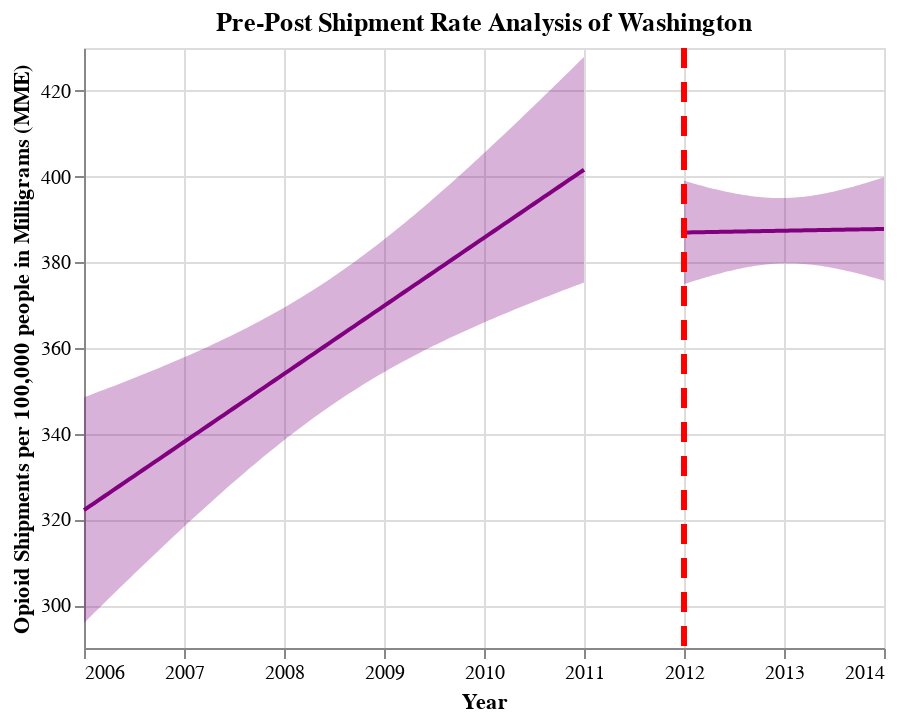

Source (notebook cell):
### Code cell
## Generate Pre-Post Graphs for WA
fit, reg_chart_pre_WA = get_reg_fit_WA(
    ship_data_WA_subset_grouped_pre, 
    yvar="MME_Rate", 
    xvar="YEAR", 
    alpha=0.05
)

fit, reg_chart_post_WA = get_reg_fit_WA(
    ship_data_WA_subset_grouped_post, 
    yvar="MME_Rate", 
    xvar="YEAR", 
    alpha=0.05
)

## Create line post-policy implementation
line_2012 = alt.Chart(pd.DataFrame({'x': [2012]})).mark_rule(strokeDash=[10, 7], color = "red", strokeWidth=3).encode(x='x')

## Generate final pre-post graph for WA
pre_post_WA = reg_chart_pre_WA + reg_chart_post_WA + line_2012
pre_post_WA.properties(title="Pre-Post Shipment Rate Analysis of Washington")

### Figure 1 — Vega-Lite specification as saved in the notebook (floating-point values rounded to 4 significant figures)
{"config": {"view": {"continuousWidth": 400, "continuousHeight": 300}}, "layer": [{"mark": {"type": "errorband", "color": "purple"}, "encoding": {"x": {"field": "YEAR", "type": "quantitative"}, "y": {"field": "ci_low", "title": "", "type": "quantitative"}, "y2": {"field": "ci_high"}}}, {"mark": {"type": "line", "color": "purple"}, "encoding": {"x": {"axis": {"format": "T", "title": "Year"}, "field": "YEAR", "scale": {"zero": false}, "type": "quantitative"}, "y": {"field": "MME_Rate", "scale": {"zero": false}, "title": "Opioid Shipments per 100,000 people in Milligrams (MME)", "type": "quantitative"}}}, {"layer": [{"mark": {"type": "errorband", "color": "purple"}, "encoding": {"x": {"field": "YEAR", "type": "quantitative"}, "y": {"field": "ci_low", "title": "", "type": "quantitative"}, "y2": {"field": "ci_high"}}}, {"mark": {"type": "line", "color": "purple"}, "encoding": {"x": {"axis": {"format": "T", "title": "Year"}, "field": "YEAR", "scale": {"zero": false}, "type": "quantitative"}, "y": {"field": "MME_Rate", "scale": {"zero": false}, "title": "Opioid Shipments per 100,000 people in Milligrams (MME)", "type": "quantitative"}}}], "data": {"name": "data-937d357626e792159a10840def6acec8"}}, {"data": {"name": "data-093671e60d609957934f7032375c92d9"}, "mark": {"type": "rule", "color": "red", "strokeDash": [10, 7], "strokeWidth": 3}, "encoding": {"x": {"field": "x", "type": "quantitative"}}}], "data": {"name": "data-77b0c79860c59218d53ecdefe11df7f9"}, "title": "Pre-Post Shipment Rate Analysis of Washington", "$schema": "https://vega.github.io/schema/vega-lite/v4.17.0.json", "datasets": {"data-77b0c79860c59218d53ecdefe11df7f9": [{"YEAR": 2006.0, "MME_Rate": 322.2, "ci_low": 295.8, "ci_high": 348.5}, {"YEAR": 2006.0, "MME_Rate": 323.0, "ci_low": 297.0, "ci_high": 348.9}, {"YEAR": 2006.0, "MME_Rate": 323.8, "ci_low": 298.2, "ci_high": 349.4}, {"YEAR": 2006.0, "MME_Rate": 324.6, "ci_low": 299.3, "ci_high": 349.8}, {"YEAR": 2006.0, "MME_Rate": 325.4, "ci_low": 300.4, "ci_high": 350.3}, {"YEAR": 2006.0, "MME_Rate": 326.1, "ci_low": 301.6, "ci_high": 350.7}, {"YEAR": 2006.0, "MME_Rate": 326.9, "ci_low": 302.7, "ci_high": 351.2}, {"YEAR": 2006.0, "MME_Rate": 327.7, "ci_low": 303.9, "ci_high": 351.6}, {"YEAR": 2006.0, "MME_Rate": 328.5, "ci_low": 305.0, "ci_high": 352.1}, {"YEAR": 2006.0, "MME_Rate": 329.3, "ci_low": 306.1, "ci_high": 352.5}, {"YEAR": 2006.0, "MME_Rate": 330.1, "ci_low": 307.2, "ci_high": 353.0}, {"YEAR": 2007.0, "MME_Rate": 330.9, "ci_low": 308.4, "ci_high": 353.5}, {"YEAR": 2007.0, "MME_Rate": 331.7, "ci_low": 309.5, "ci_high": 353.9}, {"YEAR": 2007.0, "MME_Rate": 332.5, "ci_low": 310.6, "ci_high": 354.4}, {"YEAR": 2007.0, "MME_Rate": 333.3, "ci_low": 311.7, "ci_high": 354.9}, {"YEAR": 2007.0, "MME_Rate": 334.1, "ci_low": 312.8, "ci_high": 355.4}, {"YEAR": 2007.0, "MME_Rate": 334.9, "ci_low": 313.9, "ci_high": 355.8}, {"YEAR": 2007.0, "MME_Rate": 335.7, "ci_low": 315.0, "ci_high": 356.3}, {"YEAR": 2007.0, "MME_Rate": 336.5, "ci_low": 316.1, "ci_high": 356.8}, {"YEAR": 2007.0, "MME_Rate": 337.3, "ci_low": 317.2, "ci_high": 357.3}, {"YEAR": 2007.0, "MME_Rate": 338.1, "ci_low": 318.3, "ci_high": 357.8}, {"YEAR": 2007.0, "MME_Rate": 338.9, "ci_low": 319.4, "ci_high": 358.3}, {"YEAR": 2007.0, "MME_Rate": 339.6, "ci_low": 320.4, "ci_high": 358.9}, {"YEAR": 2007.0, "MME_Rate": 340.4, "ci_low": 321.5, "ci_high": 359.4}, {"YEAR": 2007.0, "MME_Rate": 341.2, "ci_low": 322.6, "ci_high": 359.9}, {"YEAR": 2007.0, "MME_Rate": 342.0, "ci_low": 323.6, "ci_high": 360.4}, {"YEAR": 2007.0, "MME_Rate": 342.8, "ci_low": 324.7, "ci_high": 361.0}, {"YEAR": 2007.0, "MME_Rate": 343.6, "ci_low": 325.7, "ci_high": 361.5}, {"YEAR": 2007.0, "MME_Rate": 344.4, "ci_low": 326.7, "ci_high": 362.1}, {"YEAR": 2007.0, "MME_Rate": 345.2, "ci_low": 327.8, "ci_high": 362.6}, {"YEAR": 2007.0, "MME_Rate": 346.0, "ci_low": 328.8, "ci_high": 363.2}, {"YEAR": 2008.0, "MME_Rate": 346.8, "ci_low": 329.8, "ci_high": 363.8}, {"YEAR": 2008.0, "MME_Rate": 347.6, "ci_low": 330.8, "ci_high": 364.4}, {"YEAR": 2008.0, "MME_Rate": 348.4, "ci_low": 331.8, "ci_high": 365.0}, {"YEAR": 2008.0, "MME_Rate": 349.2, "ci_low": 332.8, "ci_high": 365.6}, {"YEAR": 2008.0, "MME_Rate": 350.0, "ci_low": 333.8, "ci_high": 366.2}, {"YEAR": 2008.0, "MME_Rate": 350.8, "ci_low": 334.7, "ci_high": 366.8}, {"YEAR": 2008.0, "MME_Rate": 351.6, "ci_low": 335.7, "ci_high": 367.5}, {"YEAR": 2008.0, "MME_Rate": 352.4, "ci_low": 336.6, "ci_high": 368.1}, {"YEAR": 2008.0, "MME_Rate": 353.2, "ci_low": 337.5, "ci_high": 368.8}, {"YEAR": 2008.0, "MME_Rate": 353.9, "ci_low": 338.5, "ci_high": 369.4}, {"YEAR": 2008.0, "MME_Rate": 354.7, "ci_low": 339.4, "ci_high": 370.1}, {"YEAR": 2008.0, "MME_Rate": 355.5, "ci_low": 340.3, "ci_high": 370.8}, {"YEAR": 2008.0, "MME_Rate": 356.3, "ci_low": 341.2, "ci_high": 371.5}, {"YEAR": 2008.0, "MME_Rate": 357.1, "ci_low": 342.0, "ci_high": 372.2}, {"YEAR": 2008.0, "MME_Rate": 357.9, "ci_low": 342.9, "ci_high": 372.9}, {"YEAR": 2008.0, "MME_Rate": 358.7, "ci_low": 343.8, "ci_high": 373.7}, {"YEAR": 2008.0, "MME_Rate": 359.5, "ci_low": 344.6, "ci_high": 374.4}, {"YEAR": 2008.0, "MME_Rate": 360.3, "ci_low": 345.4, "ci_high": 375.2}, {"YEAR": 2008.0, "MME_Rate": 361.1, "ci_low": 346.2, "ci_high": 375.9}, {"YEAR": 2008.0, "MME_Rate": 361.9, "ci_low": 347.0, "ci_high": 376.7}, {"YEAR": 2009.0, "MME_Rate": 362.7, "ci_low": 347.8, "ci_high": 377.5}, {"YEAR": 2009.0, "MME_Rate": 363.5, "ci_low": 348.6, "ci_high": 378.4}, {"YEAR": 2009.0, "MME_Rate": 364.3, "ci_low": 349.4, "ci_high": 379.2}, {"YEAR": 2009.0, "MME_Rate": 365.1, "ci_low": 350.1, "ci_high": 380.0}, {"YEAR": 2009.0, "MME_Rate": 365.9, "ci_low": 350.8, "ci_high": 380.9}, {"YEAR": 2009.0, "MME_Rate": 366.7, "ci_low": 351.6, "ci_high": 381.7}, {"YEAR": 2009.0, "MME_Rate": 367.4, "ci_low": 352.3, "ci_high": 382.6}, {"YEAR": 2009.0, "MME_Rate": 368.2, "ci_low": 353.0, "ci_high": 383.5}, {"YEAR": 2009.0, "MME_Rate": 369.0, "ci_low": 353.7, "ci_high": 384.4}, {"YEAR": 2009.0, "MME_Rate": 369.8, "ci_low": 354.4, "ci_high": 385.3}, {"YEAR": 2009.0, "MME_Rate": 370.6, "ci_low": 355.0, "ci_high": 386.2}, {"YEAR": 2009.0, "MME_Rate": 371.4, "ci_low": 355.7, "ci_high": 387.2}, {"YEAR": 2009.0, "MME_Rate": 372.2, "ci_low": 356.3, "ci_high": 388.1}, {"YEAR": 2009.0, "MME_Rate": 373.0, "ci_low": 357.0, "ci_high": 389.1}, {"YEAR": 2009.0, "MME_Rate": 373.8, "ci_low": 357.6, "ci_high": 390.0}, {"YEAR": 2009.0, "MME_Rate": 374.6, "ci_low": 358.2, "ci_high": 391.0}, {"YEAR": 2009.0, "MME_Rate": 375.4, "ci_low": 358.8, "ci_high": 392.0}, {"YEAR": 2009.0, "MME_Rate": 376.2, "ci_low": 359.4, "ci_high": 393.0}, {"YEAR": 2009.0, "MME_Rate": 377.0, "ci_low": 360.0, "ci_high": 394.0}, {"YEAR": 2009.0, "MME_Rate": 377.8, "ci_low": 360.6, "ci_high": 395.0}, {"YEAR": 2010.0, "MME_Rate": 378.6, "ci_low": 361.1, "ci_high": 396.0}, {"YEAR": 2010.0, "MME_Rate": 379.4, "ci_low": 361.7, "ci_high": 397.0}, {"YEAR": 2010.0, "MME_Rate": 380.2, "ci_low": 362.2, "ci_high": 398.1}, {"YEAR": 2010.0, "MME_Rate": 380.9, "ci_low": 362.8, "ci_high": 399.1}, {"YEAR": 2010.0, "MME_Rate": 381.7, "ci_low": 363.3, "ci_high": 400.1}, {"YEAR": 2010.0, "MME_Rate": 382.5, "ci_low": 363.9, "ci_high": 401.2}, {"YEAR": 2010.0, "MME_Rate": 383.3, "ci_low": 364.4, "ci_high": 402.3}, {"YEAR": 2010.0, "MME_Rate": 384.1, "ci_low": 364.9, "ci_high": 403.3}, {"YEAR": 2010.0, "MME_Rate": 384.9, "ci_low": 365.4, "ci_high": 404.4}, {"YEAR": 2010.0, "MME_Rate": 385.7, "ci_low": 365.9, "ci_high": 405.5}, {"YEAR": 2010.0, "MME_Rate": 386.5, "ci_low": 366.5, "ci_high": 406.6}, {"YEAR": 2010.0, "MME_Rate": 387.3, "ci_low": 366.9, "ci_high": 407.6}, {"YEAR": 2010.0, "MME_Rate": 388.1, "ci_low": 367.4, "ci_high": 408.7}, {"YEAR": 2010.0, "MME_Rate": 388.9, "ci_low": 367.9, "ci_high": 409.8}, {"YEAR": 2010.0, "MME_Rate": 389.7, "ci_low": 368.4, "ci_high": 410.9}, {"YEAR": 2010.0, "MME_Rate": 390.5, "ci_low": 368.9, "ci_high": 412.1}, {"YEAR": 2010.0, "MME_Rate": 391.3, "ci_low": 369.4, "ci_high": 413.2}, {"YEAR": 2010.0, "MME_Rate": 392.1, "ci_low": 369.8, "ci_high": 414.3}, {"YEAR": 2010.0, "MME_Rate": 392.9, "ci_low": 370.3, "ci_high": 415.4}, {"YEAR": 2010.0, "MME_Rate": 393.7, "ci_low": 370.8, "ci_high": 416.5}, {"YEAR": 2011.0, "MME_Rate": 394.4, "ci_low": 371.2, "ci_high": 417.6}, {"YEAR": 2011.0, "MME_Rate": 395.2, "ci_low": 371.7, "ci_high": 418.8}, {"YEAR": 2011.0, "MME_Rate": 396.0, "ci_low": 372.2, "ci_high": 419.9}, {"YEAR": 2011.0, "MME_Rate": 396.8, "ci_low": 372.6, "ci_high": 421.0}, {"YEAR": 2011.0, "MME_Rate": 397.6, "ci_low": 373.1, "ci_high": 422.2}, {"YEAR": 2011.0, "MME_Rate": 398.4, "ci_low": 373.5, "ci_high": 423.3}, {"YEAR": 2011.0, "MME_Rate": 399.2, "ci_low": 374.0, "ci_high": 424.5}, {"YEAR": 2011.0, "MME_Rate": 400.0, "ci_low": 374.4, "ci_high": 425.6}, {"YEAR": 2011.0, "MME_Rate": 400.8, "ci_low": 374.8, "ci_high": 426.8}, {"YEAR": 2011.0, "MME_Rate": 401.6, "ci_low": 375.3, "ci_high": 427.9}], "data-937d357626e792159a10840def6acec8": [{"YEAR": 2012.0, "MME_Rate": 387.0, "ci_low": 374.9, "ci_high": 399.0}, {"YEAR": 2012.0, "MME_Rate": 387.0, "ci_low": 375.0, "ci_high": 398.9}, {"YEAR": 2012.0, "MME_Rate": 387.0, "ci_low": 375.2, "ci_high": 398.7}, {"YEAR": 2012.0, "MME_Rate": 387.0, "ci_low": 375.3, "ci_high": 398.6}, {"YEAR": 2012.0, "MME_Rate": 387.0, "ci_low": 375.5, "ci_high": 398.5}, {"YEAR": 2012.0, "MME_Rate": 387.0, "ci_low": 375.6, "ci_high": 398.3}, {"YEAR": 2012.0, "MME_Rate": 387.0, "ci_low": 375.8, "ci_high": 398.2}, {"YEAR": 2012.0, "MME_Rate": 387.0, "ci_low": 375.9, "ci_high": 398.1}, {"YEAR": 2012.0, "MME_Rate": 387.0, "ci_low": 376.1, "ci_high": 398.0}, {"YEAR": 2012.0, "MME_Rate": 387.0, "ci_low": 376.2, "ci_high": 397.8}, {"YEAR": 2012.0, "MME_Rate": 387.0, "ci_low": 376.4, "ci_high": 397.7}, {"YEAR": 2012.0, "MME_Rate": 387.0, "ci_low": 376.5, "ci_high": 397.6}, {"YEAR": 2012.0, "MME_Rate": 387.0, "ci_low": 376.6, "ci_high": 397.5}, {"YEAR": 2012.0, "MME_Rate": 387.1, "ci_low": 376.8, "ci_high": 397.4}, {"YEAR": 2012.0, "MME_Rate": 387.1, "ci_low": 376.9, "ci_high": 397.2}, {"YEAR": 2012.0, "MME_Rate": 387.1, "ci_low": 377.0, "ci_high": 397.1}, {"YEAR": 2012.0, "MME_Rate": 387.1, "ci_low": 377.2, "ci_high": 397.0}, {"YEAR": 2012.0, "MME_Rate": 387.1, "ci_low": 377.3, "ci_high": 396.9}, {"YEAR": 2012.0, "MME_Rate": 387.1, "ci_low": 377.4, "ci_high": 396.8}, {"YEAR": 2012.0, "MME_Rate": 387.1, "ci_low": 377.5, "ci_high": 396.7}, {"YEAR": 2012.0, "MME_Rate": 387.1, "ci_low": 377.6, "ci_high": 396.6}, {"YEAR": 2012.0, "MME_Rate": 387.1, "ci_low": 377.8, "ci_high": 396.5}, {"YEAR": 2012.0, "MME_Rate": 387.1, "ci_low": 377.9, "ci_high": 396.4}, {"YEAR": 2012.0, "MME_Rate": 387.1, "ci_low": 378.0, "ci_high": 396.3}, {"YEAR": 2012.0, "MME_Rate": 387.1, "ci_low": 378.1, "ci_high": 396.2}, {"YEAR": 2012.0, "MME_Rate": 387.2, "ci_low": 378.2, "ci_high": 396.1}, {"YEAR": 2013.0, "MME_Rate": 387.2, "ci_low": 378.3, "ci_high": 396.0}, {"YEAR": 2013.0, "MME_Rate": 387.2, "ci_low": 378.4, "ci_high": 395.9}, {"YEAR": 2013.0, "MME_Rate": 387.2, "ci_low": 378.5, "ci_high": 395.9}, {"YEAR": 2013.0, "MME_Rate": 387.2, "ci_low": 378.6, "ci_high": 395.8}, {"YEAR": 2013.0, "MME_Rate": 387.2, "ci_low": 378.7, "ci_high": 395.7}, {"YEAR": 2013.0, "MME_Rate": 387.2, "ci_low": 378.8, "ci_high": 395.6}, {"YEAR": 2013.0, "MME_Rate": 387.2, "ci_low": 378.9, "ci_high": 395.6}, {"YEAR": 2013.0, "MME_Rate": 387.2, "ci_low": 379.0, "ci_high": 395.5}, {"YEAR": 2013.0, "MME_Rate": 387.2, "ci_low": 379.0, "ci_high": 395.4}, {"YEAR": 2013.0, "MME_Rate": 387.2, "ci_low": 379.1, "ci_high": 395.4}, {"YEAR": 2013.0, "MME_Rate": 387.2, "ci_low": 379.2, "ci_high": 395.3}, {"YEAR": 2013.0, "MME_Rate": 387.3, "ci_low": 379.2, "ci_high": 395.3}, {"YEAR": 2013.0, "MME_Rate": 387.3, "ci_low": 379.3, "ci_high": 395.2}, {"YEAR": 2013.0, "MME_Rate": 387.3, "ci_low": 379.4, "ci_high": 395.2}, {"YEAR": 2013.0, "MME_Rate": 387.3, "ci_low": 379.4, "ci_high": 395.1}, {"YEAR": 2013.0, "MME_Rate": 387.3, "ci_low": 379.5, "ci_high": 395.1}, {"YEAR": 2013.0, "MME_Rate": 387.3, "ci_low": 379.5, "ci_high": 395.1}, {"YEAR": 2013.0, "MME_Rate": 387.3, "ci_low": 379.6, "ci_high": 395.0}, {"YEAR": 2013.0, "MME_Rate": 387.3, "ci_low": 379.6, "ci_high": 395.0}, {"YEAR": 2013.0, "MME_Rate": 387.3, "ci_low": 379.6, "ci_high": 395.0}, {"YEAR": 2013.0, "MME_Rate": 387.3, "ci_low": 379.7, "ci_high": 395.0}, {"YEAR": 2013.0, "MME_Rate": 387.3, "ci_low": 379.7, "ci_high": 395.0}, {"YEAR": 2013.0, "MME_Rate": 387.3, "ci_low": 379.7, "ci_high": 395.0}, {"YEAR": 2013.0, "MME_Rate": 387.4, "ci_low": 379.7, "ci_high": 395.0}, {"YEAR": 2013.0, "MME_Rate": 387.4, "ci_low": 379.7, "ci_high": 395.0}, {"YEAR": 2013.0, "MME_Rate": 387.4, "ci_low": 379.7, "ci_high": 395.0}, {"YEAR": 2013.0, "MME_Rate": 387.4, "ci_low": 379.7, "ci_high": 395.0}, {"YEAR": 2013.0, "MME_Rate": 387.4, "ci_low": 379.7, "ci_high": 395.0}, {"YEAR": 2013.0, "MME_Rate": 387.4, "ci_low": 379.7, "ci_high": 395.1}, {"YEAR": 2013.0, "MME_Rate": 387.4, "ci_low": 379.7, "ci_high": 395.1}, {"YEAR": 2013.0, "MME_Rate": 387.4, "ci_low": 379.7, "ci_high": 395.1}, {"YEAR": 2013.0, "MME_Rate": 387.4, "ci_low": 379.7, "ci_high": 395.2}, {"YEAR": 2013.0, "MME_Rate": 387.4, "ci_low": 379.7, "ci_high": 395.2}, {"YEAR": 2013.0, "MME_Rate": 387.4, "ci_low": 379.6, "ci_high": 395.3}, {"YEAR": 2013.0, "MME_Rate": 387.4, "ci_low": 379.6, "ci_high": 395.3}, {"YEAR": 2013.0, "MME_Rate": 387.5, "ci_low": 379.6, "ci_high": 395.4}, {"YEAR": 2013.0, "MME_Rate": 387.5, "ci_low": 379.5, "ci_high": 395.4}, {"YEAR": 2013.0, "MME_Rate": 387.5, "ci_low": 379.5, "ci_high": 395.5}, {"YEAR": 2013.0, "MME_Rate": 387.5, "ci_low": 379.4, "ci_high": 395.5}, {"YEAR": 2013.0, "MME_Rate": 387.5, "ci_low": 379.4, "ci_high": 395.6}, {"YEAR": 2013.0, "MME_Rate": 387.5, "ci_low": 379.3, "ci_high": 395.7}, {"YEAR": 2013.0, "MME_Rate": 387.5, "ci_low": 379.2, "ci_high": 395.8}, {"YEAR": 2013.0, "MME_Rate": 387.5, "ci_low": 379.2, "ci_high": 395.9}, {"YEAR": 2013.0, "MME_Rate": 387.5, "ci_low": 379.1, "ci_high": 395.9}, {"YEAR": 2013.0, "MME_Rate": 387.5, "ci_low": 379.0, "ci_high": 396.0}, {"YEAR": 2013.0, "MME_Rate": 387.5, "ci_low": 379.0, "ci_high": 396.1}, {"YEAR": 2013.0, "MME_Rate": 387.5, "ci_low": 378.9, "ci_high": 396.2}, {"YEAR": 2013.0, "MME_Rate": 387.6, "ci_low": 378.8, "ci_high": 396.3}, {"YEAR": 2013.0, "MME_Rate": 387.6, "ci_low": 378.7, "ci_high": 396.4}, {"YEAR": 2013.0, "MME_Rate": 387.6, "ci_low": 378.6, "ci_high": 396.5}, {"YEAR": 2014.0, "MME_Rate": 387.6, "ci_low": 378.5, "ci_high": 396.6}, {"YEAR": 2014.0, "MME_Rate": 387.6, "ci_low": 378.4, "ci_high": 396.7}, {"YEAR": 2014.0, "MME_Rate": 387.6, "ci_low": 378.3, "ci_high": 396.8}, {"YEAR": 2014.0, "MME_Rate": 387.6, "ci_low": 378.2, "ci_high": 397.0}, {"YEAR": 2014.0, "MME_Rate": 387.6, "ci_low": 378.1, "ci_high": 397.1}, {"YEAR": 2014.0, "MME_Rate": 387.6, "ci_low": 378.0, "ci_high": 397.2}, {"YEAR": 2014.0, "MME_Rate": 387.6, "ci_low": 377.9, "ci_high": 397.3}, {"YEAR": 2014.0, "MME_Rate": 387.6, "ci_low": 377.8, "ci_high": 397.4}, {"YEAR": 2014.0, "MME_Rate": 387.6, "ci_low": 377.7, "ci_high": 397.6}, {"YEAR": 2014.0, "MME_Rate": 387.7, "ci_low": 377.6, "ci_high": 397.7}, {"YEAR": 2014.0, "MME_Rate": 387.7, "ci_low": 377.5, "ci_high": 397.8}, {"YEAR": 2014.0, "MME_Rate": 387.7, "ci_low": 377.4, "ci_high": 398.0}, {"YEAR": 2014.0, "MME_Rate": 387.7, "ci_low": 377.3, "ci_high": 398.1}, {"YEAR": 2014.0, "MME_Rate": 387.7, "ci_low": 377.1, "ci_high": 398.2}, {"YEAR": 2014.0, "MME_Rate": 387.7, "ci_low": 377.0, "ci_high": 398.4}, {"YEAR": 2014.0, "MME_Rate": 387.7, "ci_low": 376.9, "ci_high": 398.5}, {"YEAR": 2014.0, "MME_Rate": 387.7, "ci_low": 376.8, "ci_high": 398.7}, {"YEAR": 2014.0, "MME_Rate": 387.7, "ci_low": 376.6, "ci_high": 398.8}, {"YEAR": 2014.0, "MME_Rate": 387.7, "ci_low": 376.5, "ci_high": 398.9}, {"YEAR": 2014.0, "MME_Rate": 387.7, "ci_low": 376.4, "ci_high": 399.1}, {"YEAR": 2014.0, "MME_Rate": 387.7, "ci_low": 376.2, "ci_high": 399.2}, {"YEAR": 2014.0, "MME_Rate": 387.8, "ci_low": 376.1, "ci_high": 399.4}, {"YEAR": 2014.0, "MME_Rate": 387.8, "ci_low": 376.0, "ci_high": 399.5}, {"YEAR": 2014.0, "MME_Rate": 387.8, "ci_low": 375.8, "ci_high": 399.7}, {"YEAR": 2014.0, "MME_Rate": 387.8, "ci_low": 375.7, "ci_high": 399.8}], "data-093671e60d609957934f7032375c92d9": [{"x": 2012}]}}
